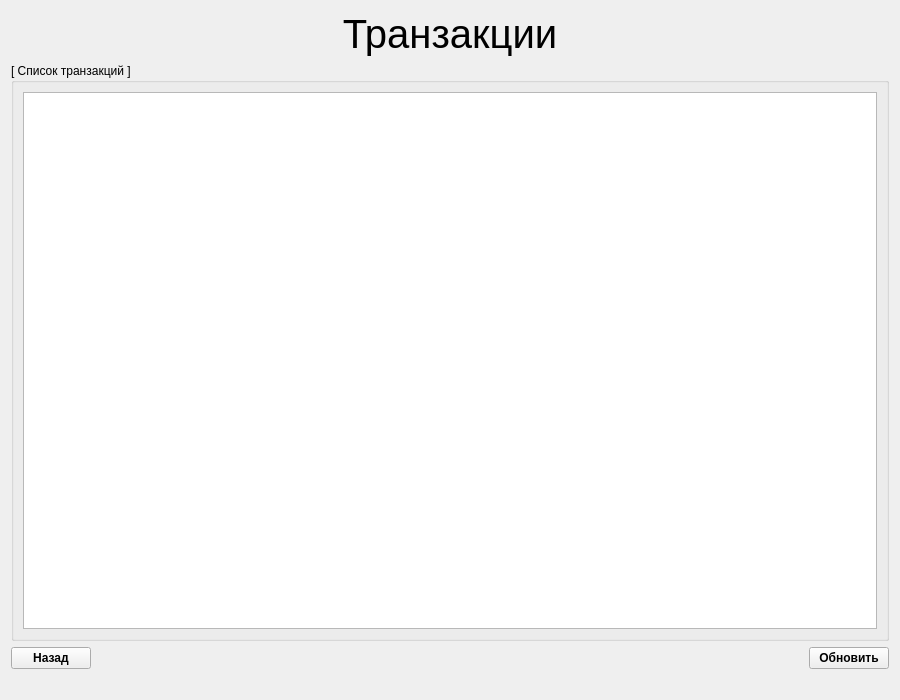
<?xml version="1.0" encoding="UTF-8"?>
<ui version="4.0">
 <class>TransactionsPage</class>
 <widget class="QWidget" name="TransactionsPage">
  <property name="geometry">
   <rect>
    <x>0</x>
    <y>0</y>
    <width>900</width>
    <height>700</height>
   </rect>
  </property>
  <layout class="QVBoxLayout" name="verticalLayout">
   <item>
    <widget class="QLabel" name="titleLabel">
     <property name="font">
      <font>
       <family>Ubuntu</family>
       <pointsize>30</pointsize>
      </font>
     </property>
     <property name="text">
      <string>Транзакции</string>
     </property>
     <property name="alignment">
      <set>Qt::AlignmentFlag::AlignCenter</set>
     </property>
    </widget>
   </item>
   <item>
    <widget class="QGroupBox" name="transactionsGroup">
     <property name="title">
      <string>[ Список транзакций ]</string>
     </property>
     <layout class="QVBoxLayout" name="groupLayout">
      <item>
       <widget class="QListWidget" name="transactionsList"/>
      </item>
     </layout>
    </widget>
   </item>
   <item>
    <layout class="QHBoxLayout" name="buttonsLayout">
     <item>
      <widget class="QPushButton" name="backButton">
       <property name="font">
        <font>
         <bold>true</bold>
        </font>
       </property>
       <property name="text">
        <string>Назад</string>
       </property>
      </widget>
     </item>
     <item>
      <spacer name="hSpacer">
       <property name="orientation">
        <enum>Qt::Orientation::Horizontal</enum>
       </property>
       <property name="sizeHint" stdset="0">
        <size>
         <width>0</width>
         <height>0</height>
        </size>
       </property>
      </spacer>
     </item>
     <item>
      <widget class="QPushButton" name="refreshButton">
       <property name="font">
        <font>
         <bold>true</bold>
        </font>
       </property>
       <property name="text">
        <string>Обновить</string>
       </property>
      </widget>
     </item>
    </layout>
   </item>
   <item>
    <widget class="QLabel" name="statusLabel"/>
   </item>
  </layout>
 </widget>
 <resources/>
 <connections/>
</ui>
